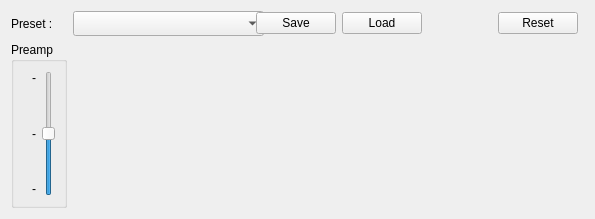
<?xml version="1.0" encoding="UTF-8"?>
<ui version="4.0">
 <class>Equalizer</class>
 <widget class="QWidget" name="Equalizer">
  <property name="geometry">
   <rect>
    <x>0</x>
    <y>0</y>
    <width>595</width>
    <height>219</height>
   </rect>
  </property>
  <property name="minimumSize">
   <size>
    <width>595</width>
    <height>172</height>
   </size>
  </property>
  <property name="windowTitle">
   <string>Form</string>
  </property>
  <layout class="QGridLayout" name="gridLayout_2">
   <item row="0" column="0">
    <widget class="QLabel" name="label">
     <property name="text">
      <string>Preset :</string>
     </property>
    </widget>
   </item>
   <item row="0" column="1">
    <widget class="QComboBox" name="preset">
     <property name="minimumSize">
      <size>
       <width>191</width>
       <height>25</height>
      </size>
     </property>
    </widget>
   </item>
   <item row="0" column="2">
    <widget class="QPushButton" name="save">
     <property name="text">
      <string>Save</string>
     </property>
    </widget>
   </item>
   <item row="0" column="3">
    <widget class="QPushButton" name="load">
     <property name="text">
      <string>Load</string>
     </property>
    </widget>
   </item>
   <item row="0" column="4">
    <spacer name="horizontalSpacer">
     <property name="orientation">
      <enum>Qt::Horizontal</enum>
     </property>
     <property name="sizeType">
      <enum>QSizePolicy::Fixed</enum>
     </property>
     <property name="sizeHint" stdset="0">
      <size>
       <width>64</width>
       <height>20</height>
      </size>
     </property>
    </spacer>
   </item>
   <item row="0" column="5">
    <widget class="QPushButton" name="reset">
     <property name="text">
      <string>Reset</string>
     </property>
    </widget>
   </item>
   <item row="0" column="6">
    <spacer name="horizontalSpacer_2">
     <property name="orientation">
      <enum>Qt::Horizontal</enum>
     </property>
     <property name="sizeHint" stdset="0">
      <size>
       <width>248</width>
       <height>20</height>
      </size>
     </property>
    </spacer>
   </item>
   <item row="1" column="0">
    <widget class="QGroupBox" name="groupBox_2">
     <property name="maximumSize">
      <size>
       <width>56</width>
       <height>16777215</height>
      </size>
     </property>
     <property name="title">
      <string>Preamp</string>
     </property>
     <layout class="QGridLayout" name="gridLayout">
      <item row="0" column="0">
       <widget class="QLabel" name="label_2">
        <property name="text">
         <string>-</string>
        </property>
        <property name="alignment">
         <set>Qt::AlignRight|Qt::AlignTrailing|Qt::AlignVCenter</set>
        </property>
       </widget>
      </item>
      <item row="0" column="1" rowspan="5">
       <widget class="QSlider" name="preamp">
        <property name="minimum">
         <number>-10</number>
        </property>
        <property name="maximum">
         <number>10</number>
        </property>
        <property name="value">
         <number>0</number>
        </property>
        <property name="orientation">
         <enum>Qt::Vertical</enum>
        </property>
       </widget>
      </item>
      <item row="1" column="0">
       <spacer name="verticalSpacer">
        <property name="orientation">
         <enum>Qt::Vertical</enum>
        </property>
        <property name="sizeHint" stdset="0">
         <size>
          <width>13</width>
          <height>35</height>
         </size>
        </property>
       </spacer>
      </item>
      <item row="2" column="0">
       <widget class="QLabel" name="label_3">
        <property name="text">
         <string>-</string>
        </property>
        <property name="alignment">
         <set>Qt::AlignRight|Qt::AlignTrailing|Qt::AlignVCenter</set>
        </property>
       </widget>
      </item>
      <item row="3" column="0">
       <spacer name="verticalSpacer_2">
        <property name="orientation">
         <enum>Qt::Vertical</enum>
        </property>
        <property name="sizeHint" stdset="0">
         <size>
          <width>13</width>
          <height>35</height>
         </size>
        </property>
       </spacer>
      </item>
      <item row="4" column="0">
       <widget class="QLabel" name="label_4">
        <property name="text">
         <string>-</string>
        </property>
        <property name="alignment">
         <set>Qt::AlignRight|Qt::AlignTrailing|Qt::AlignVCenter</set>
        </property>
       </widget>
      </item>
     </layout>
    </widget>
   </item>
   <item row="1" column="1" colspan="6">
    <widget class="GraphicEq" name="eq" native="true"/>
   </item>
  </layout>
 </widget>
 <customwidgets>
  <customwidget>
   <class>GraphicEq</class>
   <extends>QWidget</extends>
   <header>GraphicEq.h</header>
   <container>1</container>
  </customwidget>
 </customwidgets>
 <resources/>
 <connections/>
</ui>
